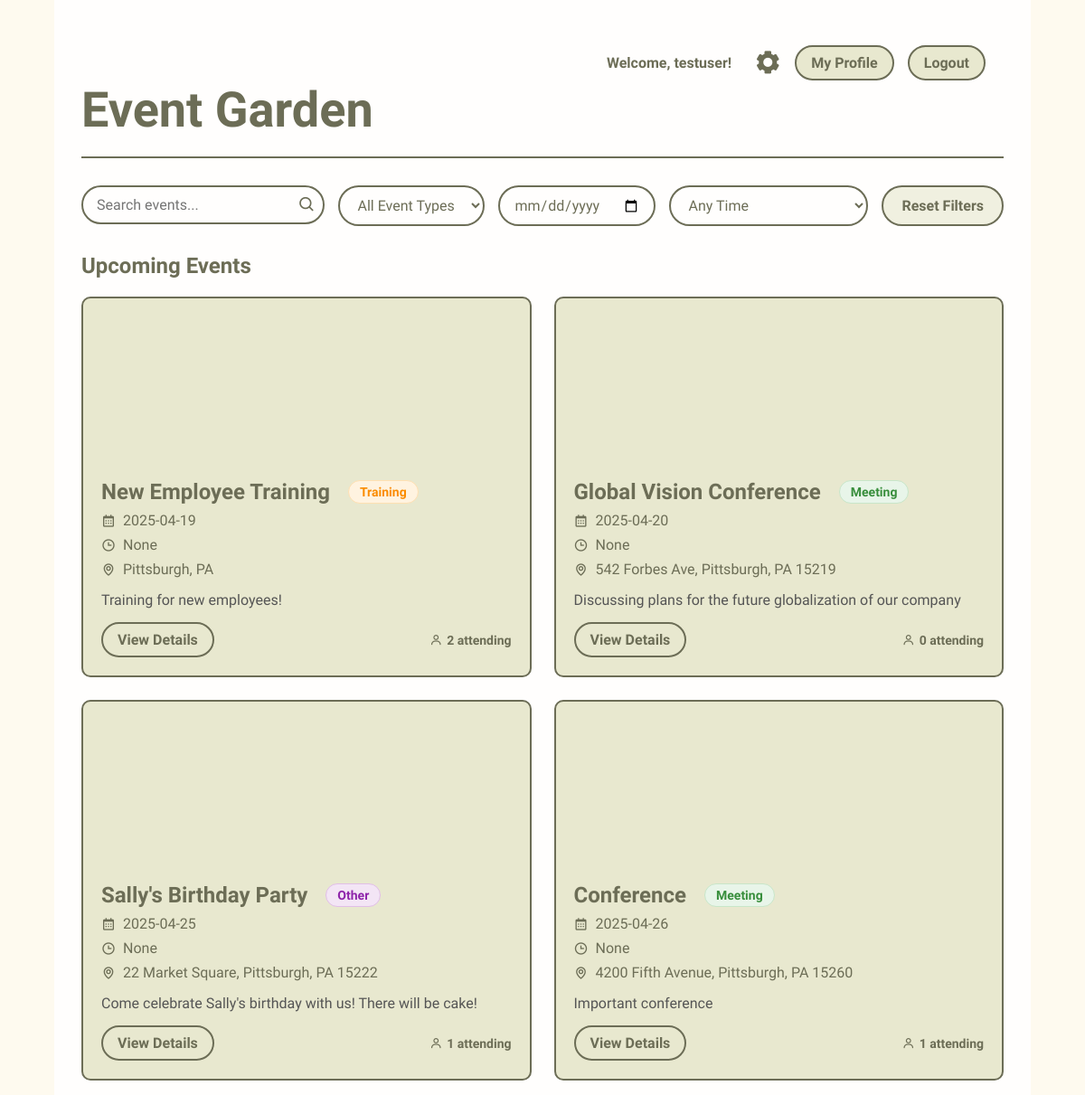
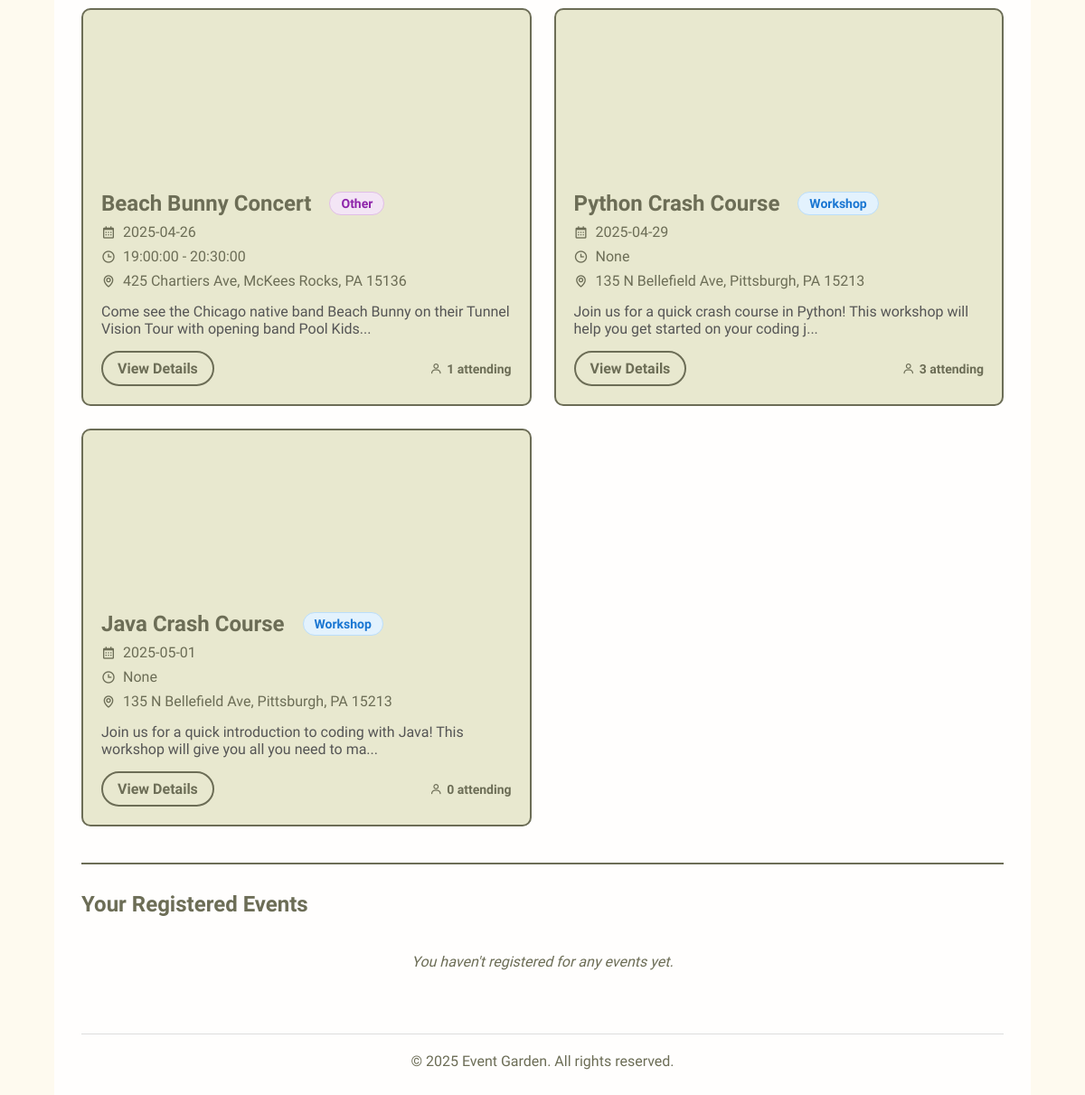
Screenshot of / (signed in) with the database file from the repository (2 pictures, top to bottom).
### main.py (models this page shows, shortened)
class User(db.Model):
    id = db.Column(db.Integer, primary_key=True)
    username = db.Column(db.String(80), unique=True, nullable=False)
    email = db.Column(db.String(120), unique=True, nullable=False)
    password_hash = db.Column(db.String(128), nullable=False)
    role = db.Column(db.String(20), default='user')
    created_at = db.Column(db.DateTime, default=datetime.utcnow)
    registered_events = db.relationship(
        'Event',
        secondary=registrations,
        backref=db.backref('attendees', lazy='dynamic')
    )
    managed_events = db.relationship('Event', backref='manager', foreign_keys='Event.manager_id')

class Event(db.Model):
    id = db.Column(db.Integer, primary_key=True)
    title = db.Column(db.String(100), nullable=False)
    description = db.Column(db.Text, nullable=False)
    date = db.Column(db.Date)
    time = db.Column(db.Time)
    start_time = db.Column(db.Time)
    end_time = db.Column(db.Time)
    location = db.Column(db.String(120), nullable=False)
    event_type = db.Column(db.String(20), nullable=False, default='other')  # New field
    manager_id = db.Column(db.Integer, db.ForeignKey('user.id'), nullable=False)
    created_at = db.Column(db.DateTime, default=datetime.utcnow)
    @property
    def total_attendees(self):
        total = db.session.scalar(
            select(func.sum(registrations.c.num_attendees))
            .where(registrations.c.event_id == self.id)
        )
        return total if total else 0
    def time(self):
        return self.start_time

### main.py (the view)
@app.route('/')
def home():
    if 'username' not in session:
        return redirect(url_for('userlogin'))
    user = User.query.filter_by(username=session['username']).first()
    registered_events = user.registered_events if user else []
    all_events = Event.query.order_by(Event.date.asc()).all()
    upcoming_events = [event for event in all_events if event not in registered_events]
    return render_template('landing.html',
                         events=upcoming_events,
                         registered_events=registered_events)

### templates/landing.html (shortened to what this page needs)
<!DOCTYPE html>
<html lang="en">
<head>
    <link rel="stylesheet" href="{{ url_for('static', filename='styles.css') }}">
    <link href='https://unpkg.com/boxicons@2.1.4/css/boxicons.min.css' rel='stylesheet'>
</head>
<body>
    <div class="dashboard-container">
        <header class="dashboard-header">
            <h1>Event Garden</h1>
            <div class="user-controls">
                <span>Welcome, {{ session.username }}!</span>
                <a href="{{ url_for('user_profile') }}" class="button">My Profile</a>
                <a href="{{ url_for('usersettings') }}" title="Settings"><i class='bx bxs-cog'></i></a>
                <a href="{{ url_for('logout') }}" class="button">Logout</a>
            </div>
        </header>
        <main>
            <section class="search-section">
                <div class="filter-controls">
                    <div class="search-box">
                        <input type="text" id="searchInput" placeholder="Search events..." value="{{ request.args.get('query', '') }}">
                        <button type="button" id="searchButton"><i class='bx bx-search'></i></button>
                    </div>
                    <div class="filters">
                        <select name="event_type" id="eventTypeFilter">
                            <option value="">All Event Types</option>
                        </select>
                        <input type="date" name="event_date" id="dateFilter">
                        <select name="time_filter" id="timeFilter">
                            <option value="">Any Time</option>
                        </select>
                    </div>
                    <button id="resetFilters" class="button">Reset Filters</button>
                </div>
            </section>
            <section class="events-section">
                <h2>Upcoming Events</h2>
                {% if events %}
                <div class="events-grid">
                    {% for event in events %}
                    <div class="event-card"
                         data-event-type="{{ event.event_type }}"
                         data-event-date="{{ event.date }}"
                         data-event-time="{{ event.start_time }}"
                         data-event-title="{{ event.title.lower() }}"
                         data-event-description="{{ event.description.lower() }}">
                        <div class="event-image" style="background-image: url('/static/default-event.jpg');"></div>
                        <div class="event-details">
                            <div class="event-header">
                                <h1>{{ event.title }}</h1>
                                <span class="event-type-badge {{ event.event_type }}">
                                    {{ event.event_type|capitalize }}
                                </span>
                            </div>
                            <p><i class='bx bx-calendar'></i> {{ event.date }}</p>
                            <p><i class='bx bx-time'></i> {{ event.start_time }}{% if event.end_time %} - {{ event.end_time }}{% endif %}</p>
                            <p><i class='bx bx-map'></i> {{ event.location }}</p>
                            <p class="event-description">{{ event.description[:100] }}{% if event.description|length > 100 %}...{% endif %}</p>
                            <div class="event-actions">
                                <a href="{{ url_for('event_details', event_id=event.id) }}" class="button">View Details</a>
                                <span class="attendees">
                                    <i class='bx bx-user'></i> {{ event.total_attendees }} attending
                                </span>
                            </div>
                        </div>
                    </div>
                    {% endfor %}
                </div>
                {% else %}
                <div class="no-events">
                    <p>No upcoming events found.</p>
                </div>
                {% endif %}
            </section>
            <section class="registered-events-section">
                <h2>Your Registered Events</h2>
                {% if registered_events %}
                    <div class="events-grid">
                        {% for event in registered_events %}
                        <div class="event-card"
                             data-event-type="{{ event.event_type }}"
                             data-event-date="{{ event.date }}"
                             data-event-time="{{ event.start_time }}"
                             data-event-title="{{ event.title.lower() }}"
                             data-event-description="{{ event.description.lower() }}">
                            <div class="event-image" style="background-image: url('/static/default-event.jpg');"></div>
                            <div class="event-details">
                                <div class="event-header">
                                    <h1>{{ event.title }}</h1>
                                    <span class="event-type-badge {{ event.event_type }}">
                                        {{ event.event_type|capitalize }}
                                    </span>
                                </div>
                                <p><i class='bx bx-calendar'></i> {{ event.date }}</p>
                                <p><i class='bx bx-time'></i> {{ event.start_time }}{% if event.end_time %} - {{ event.end_time }}{% endif %}</p>
                                <p><i class='bx bx-map'></i> {{ event.location }}</p>
                                <div class="event-actions">
                                    <form method="POST" action="{{ url_for('unregister_from_event', event_id=event.id) }}"
                                          onsubmit="return confirm('Are you sure you want to unregister from this event?');">
                                        <button type="submit" class="button danger">
                                            <i class='bx bx-user-x'></i> Unregister
                                        </button>
                                    </form>
                                    <span class="attendees">
                                        <i class='bx bx-user'></i> {{ event.total_attendees }} attending
                                    </span>
                                </div>
                            </div>
                        </div>
                        {% endfor %}
                    </div>
                {% else %}
                    <div class="no-registered-events">
                        <p>You haven't registered for any events yet.</p>
                    </div>
                {% endif %}
            </section>
        </main>
        <footer>
            <p>&copy; 2025 Event Garden. All rights reserved.</p>
        </footer>
    </div>
</body>
</html>

### static/styles.css (style rules this page uses)
* { margin: 0; padding: 0; font-family: "Winky Sans", sans-serif; box-sizing: border-box; }
body { background: url("floralBackground.jpg") no-repeat center; background-size: cover; color: #6c6d56; min-height: 100vh; display: flex; justify-content: center; align-items: center; }
h1, h2, h3 { color: #6c6d56; }
.button { display: inline-block; padding: 12px 24px; background: #e8e8cf; border: 2px solid #6c6d56; border-radius: 30px; cursor: pointer; font-size: 16px; font-weight: 600; color: #6c6d56; text-align: center; transition: all 0.3s ease; text-decoration: none; }
.user-controls i { font-size: 30px; color: #6c6d56; }
.dashboard-container { max-width: 90%; min-width: 60%; margin: 0 auto; padding: 20px; background-color: rgba(255, 255, 255, 0.9); min-height: 100vh; height: 80vh; overflow-y: auto; }
.dashboard-header { display: flex; justify-content: space-between; align-items: center; margin-bottom: 30px; padding-bottom: 20px; border-bottom: 2px solid #6c6d56; }
.dashboard-header h1 { font-size: 54px; font-family: "Charm", cursive; }
.user-controls { display: flex; gap: 15px; align-items: center; }
.user-controls span { font-weight: 600; color: #6c6d56; }
.search-section { margin-bottom: 30px; }
.search-box { flex-grow: 1; position: relative; }
.search-box input { width: 100%; padding: 12px 20px; border-radius: 30px; border: 2px solid #6c6d56; }
.search-box button { position: absolute; right: 10px; top: 50%; transform: translateY(-50%); background: none; border: none; font-size: 20px; cursor: pointer; }
.filters { display: flex; gap: 15px; }
.filters select, .filters input { padding: 10px; border-radius: 5px; border: 2px solid #6c6d56; }
.events-section { margin-bottom: 40px; }
.events-section h2 { margin-bottom: 20px; color: #6c6d56; }
.events-grid { display: grid; grid-template-columns: repeat(auto-fill, minmax(350px, 1fr)); gap: 25px; }
.event-card { background: #e8e8cf; border-radius: 10px; overflow: hidden; border: 2px solid #6c6d56; transition: transform 0.3s ease; }
.event-image { height: 180px; background-size: cover; background-position: center; }
.event-details { padding: 20px; }
.event-details p { margin: 8px 0; display: flex; align-items: center; gap: 8px; }
.event-description { margin: 15px 0 !important; color: #555; }
.event-actions { display: flex; justify-content: space-between; align-items: center; margin-top: 15px; }
.attendees { font-size: 14px; color: #6c6d56; }
footer { text-align: center; margin-top: 50px; padding-top: 20px; border-top: 1px solid #ddd; }
.event-type-badge { display: inline-block; padding: 4px 12px; border-radius: 20px; font-size: 14px; font-weight: 600; margin-left: 10px; text-transform: capitalize; }
.event-type-badge.workshop { background-color: #e3f2fd; color: #1976d2; border: 1px solid #bbdefb; }
.event-type-badge.meeting { background-color: #e8f5e9; color: #388e3c; border: 1px solid #c8e6c9; }
.event-type-badge.training { background-color: #fff3e0; color: #fb8c00; border: 1px solid #ffe0b2; }
.event-type-badge.other { background-color: #f3e5f5; color: #8e24aa; border: 1px solid #e1bee7; }
.event-header { display: flex; align-items: center; flex-wrap: wrap; gap: 10px; }
input[type="date"], input[type="time"] { width: 100%; padding: 10px; border: 1px solid #ddd; border-radius: 4px; }
.dashboard-container { padding: 30px; }
.user-controls { display: flex; align-items: center; gap: 15px; position: absolute; top: 20px; right: 20px; }
.user-controls span { font-weight: 600; color: #6c6d56; order: 1; }
.user-controls a[href*="usersettings"] { order: 2; margin-left: 10px; }
.user-controls a:not([href*="usersettings"]) { order: 3; }
.dashboard-header { position: relative; padding-top: 60px; padding-bottom: 20px; margin-bottom: 30px; border-bottom: 2px solid #6c6d56; }

### rows the page displays
User: username "testuser"
Event: title "New Employee Training", event_type "Training", date "2025-04-19", start_time "None", location "Pittsburgh, PA", description "Training for new employees!", total_attendees "2"
Event: title "Global Vision Conference", event_type "Meeting", date "2025-04-20", start_time "None", location "542 Forbes Ave, Pittsburgh, PA 15219", description "Discussing plans for the future globalization of our company", total_attendees "0"
Event: title "Sally's Birthday Party", event_type "Other", date "2025-04-25", start_time "None", location "22 Market Square, Pittsburgh, PA 15222", description "Come celebrate Sally's birthday with us! There will be cake!", total_attendees "1"
Event: title "Conference", event_type "Meeting", date "2025-04-26", start_time "None", location "4200 Fifth Avenue, Pittsburgh, PA 15260", description "Important conference", total_attendees "1"
Event: title "Beach Bunny Concert", event_type "Other", date "2025-04-26", start_time "19:00:00", end_time "20:30:00", location "425 Chartiers Ave, McKees Rocks, PA 15136", description "Come see the Chicago native band Beach Bunny on their Tunnel Vision Tour with opening band Pool Kids", total_attendees "1"
Event: title "Python Crash Course", event_type "Workshop", date "2025-04-29", start_time "None", location "135 N Bellefield Ave, Pittsburgh, PA 15213", description "Join us for a quick crash course in Python! This workshop will help you get started on your coding j", total_attendees "3"
Event: title "Java Crash Course", event_type "Workshop", date "2025-05-01", start_time "None", location "135 N Bellefield Ave, Pittsburgh, PA 15213", description "Join us for a quick introduction to coding with Java! This workshop will give you all you need to ma", total_attendees "0"
